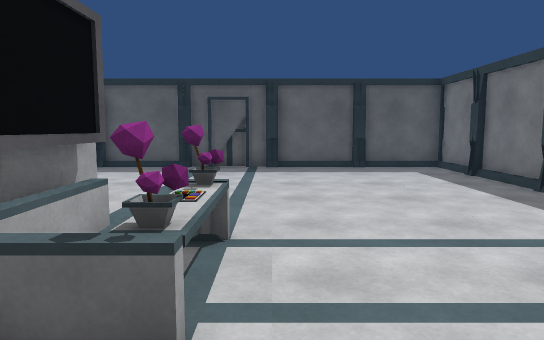
view 1 (above)

12 first-person views from a walk through a scene from a Unity 3-D project. The camera is 1.3 m above the floor, tilts 6° down and sees 70° across. The floor is counted in squares, 1 m on a side. Each view is taken from the middle of a square. On the plan, view 1 faces up. The plan holds only what a view shows up to about 16 squares ahead; the rest is blank. Surface patterns are stand-ins for the level's own textures.

view 2
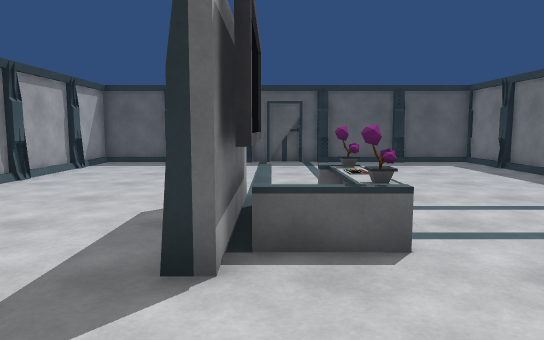

view 3
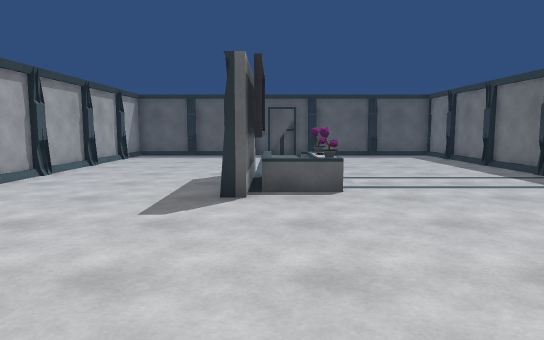

view 4
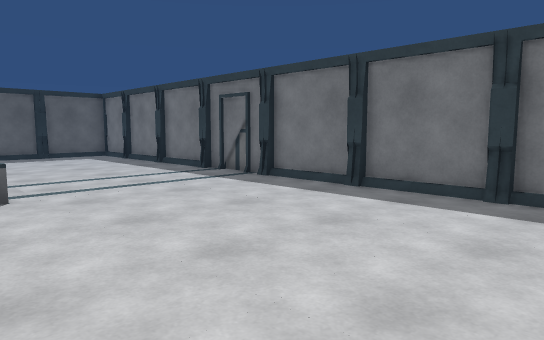

view 5
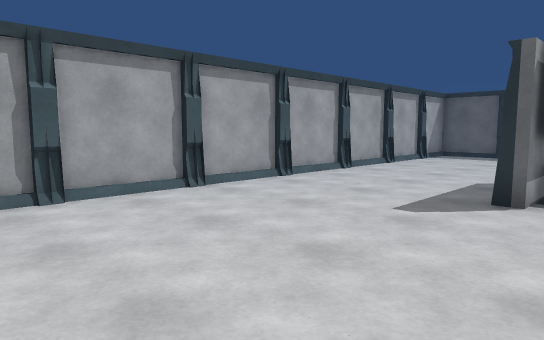

view 6
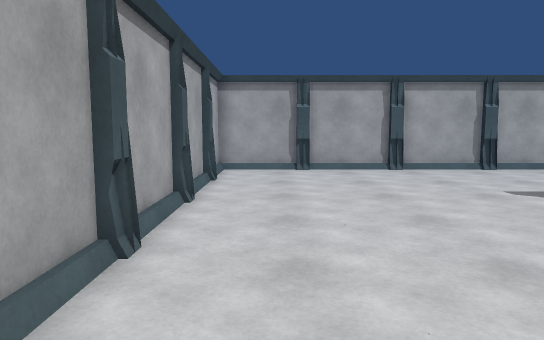

view 7
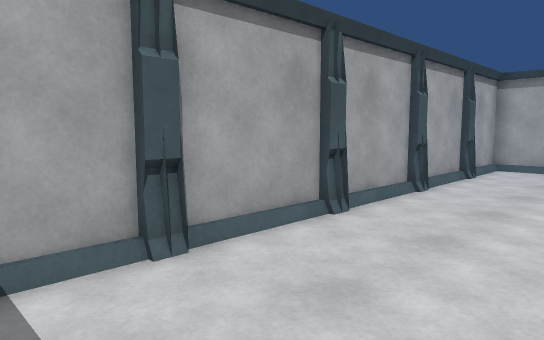

view 8
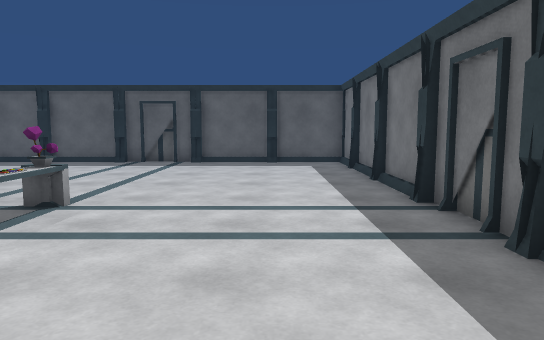

view 9
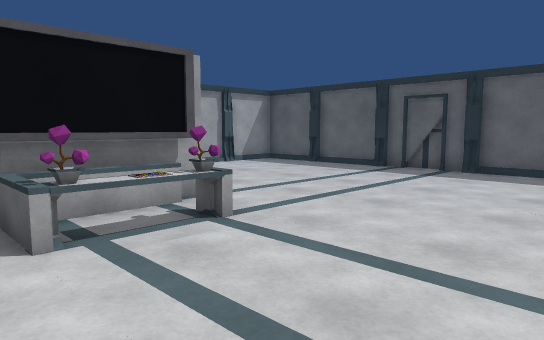

view 10
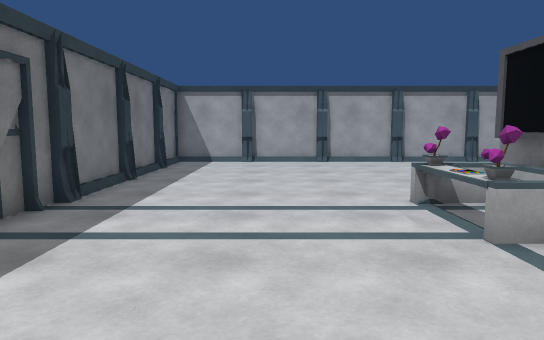

view 11
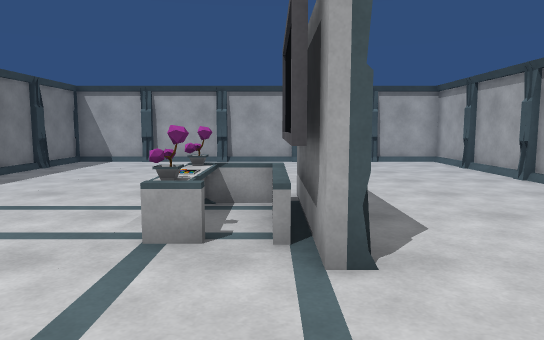

view 12
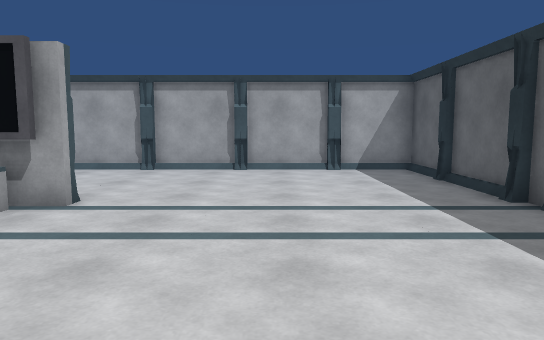

### Floor plan
Points are (right, up) in squares from view 1. A wall is a line through its corners. A room is listed if a view was taken in it or the views show most of it. See-through windows are left out.
Room 1 (views 1, 2, 3, 4, 5, 6, 7, 8, 9, 10, 11, 12)
walls: (-3, 5.5) (-2.5, 5.5) (-2.5, 1.3) (-3, 1.3); (5.7, 4.8) (5.7, 5.2); (5.9, 5.1) (5.9, 7.8); (5.7, 1.7) (5.7, 2.2); (-8.5, 5.2) (-8.5, 4.8); (5.7, 7.8) (5.7, 8.2); (-8.5, 2.2) (-8.5, 1.8); (5.9, 8.2) (5.9, 10.8); (5.7, -1.2) (5.7, -0.8); (-8.5, 8.2) (-8.5, 7.8); (-8.5, -0.8) (-8.5, -1.2); (0.2, 13.4) (-0.2, 13.4); (5.7, 10.8) (5.7, 11.2); (-2.8, 13.4) (-3.2, 13.4); (5.9, 11.4) (5.9, 13.6) (-8.7, 13.6) (-8.7, -6.7) (5.9, -6.7) (5.9, 4.8); (3.2, 13.4) (2.8, 13.4); (-8.5, 11.2) (-8.5, 10.8); (-5.8, 13.4) (-6.2, 13.4); (5.7, -4.2) (5.7, -3.8); (-0.2, -6.6) (0.3, -6.6); (-8.5, -3.8) (-8.5, -4.2); (-3.2, -6.6) (-2.7, -6.6); (2.8, -6.6) (3.3, -6.6); (-6.2, -6.6) (-5.7, -6.6)
low walls: (-0.5, 4.5) (-1.2, 4.5); (-1.2, 4.7) (-0.5, 4.7); (-2, 2.6) (-2, 2.2) (-1.4, 2.2); (-1.4, 2) (-2.2, 2)
objects: other object (-2, 3) to (-2, 5); other object (-1, 1); pot (-1, 2); table (-1, 3); pot (-1, 4); other object (0, 4)

Positions as (right, up) in squares from view 1, and headings:
1: (0, 0), facing up
2: (-2, -2), facing up
3: (-2, -6), facing up
4: (-2, -6), facing up-right
5: (-1, -6), facing up-left
6: (4, -5), facing left
7: (5, -3), facing down-left
8: (3, -2), facing up
9: (4, 1), facing up-left
10: (2, 9), facing down
11: (-2, 9), facing down
12: (4, 9), facing left
